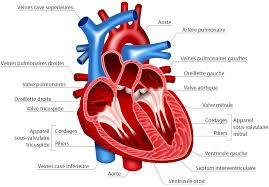
#> input picture health2.jpeg, 269 x 187 px
$ python teste2.py   (older library calls are emulated)
#> lines starting #> are read from the running program, lines starting #| are printed output that depends on the picture; after the words box and inside, x2 and y2 are one past the last pixel; in counts of white or black regions, pixels touching at a corner belong together
from PIL import Image, ImageDraw, ImageFont
from numpy import *
import numpy as np
from pylab import *
import matplotlib.pyplot as plt
import pickle
from scipy.ndimage import filters, measurements, morphology
# A- Load an image
im = Image.open('health2.jpeg')
#> im is the input picture: PIL image 269x187 RGB; mean R, G, B 224.7, 201.6, 205.3
im.show()

""" 1- Resizing an image
image= im.resize((400,300))
image.show() """


""" 2 - Rotate an image
imrotated = im.rotate(90)
imrotated.show()"""


""" 3- Crop an image
### Create a box to defin a region, the region is defined by a 4-tuple, where coordinates are (left, upper, right, lower).
box = (40,30,90,70)
### cropping a region from an image is done using the crop() method.
region = im.crop(box)
region.show()"""


"""
# 4-color conversion to grayscale
im = Image.open('health2.jpeg').convert("L")
im.show()

# Convert using adaptive palette of color depth 8
im = Image.open('health2.jpeg').convert("P", palette=Image.ADAPTIVE, colors=8)
im.show()"""


"""# 5- thumbnail: Réduit ou aggrandit l'image
im.thumbnail((128,128))
im.show()"""

#------ Part 2 ------

"""# 1- from jpeg to jpg
if not im.mode == 'RGB':
  im = im.convert('RGB')
print(im.mode)
im.save('ConvertedImg.jpg', quality=95)"""

"""# 2- from jpg to jpeg
imgJpg = Image.open('ConvertedImg.jpg')
im.save('NewConvertedImg.jpeg', quality=95)
"""

# --------- part 3 --------------

"""
# read image to array
im = array(Image.open("health2.jpeg").convert("L"))
# 1- contour,
# create a new figure
figure()
# to not use colors in the contour
gray()
#show contours with origin upper left corner
contour(im, origin="image")
axis("equal")
axis("off")
figure()
# 2 - Histograme
hist(im.flatten(),128)
show()"""


"""--------- part 4 -------------- """
"""#Anotation
im = array(Image.open("health21.jpeg"))
imshow(im)
print("Please click 3 points")
x = ginput(3)
print("you clicked:",x )
show() """

""" --------- part 5 -------------- """
#Array representation and gray transformation, resizing, averaging and equalizatio
im = array(Image.open("health2.jpeg"))
print(im.shape, im.dtype)
#| (187, 269, 3) uint8

"""# Reverse  :
im = np.flipud(plt.imread('health2.jpeg'))
plt.subplot(2, 1, 1)
plt.imshow(im)
plt.subplot(2, 1, 2)
plt.imshow(np.fliplr(im))
plt.show()"""

# Reziding
"""pil_im = Image.open('health2.jpeg')
im = array(pil_im)
def imresize(im,sz):
    pil_im = Image.fromarray(uint8(im))
    return array(pil_im.resize((sz,sz)))

im2= imresize(im,500)
img2= Image.fromarray(im2)
img2.show()"""


# Avreging

"""image = Image.open('health2.jpeg')

def compute_average(imlist):
    averageim = np.array(Image.open(imlist[0]), 'f')

    for imname in imlist[1:]:
        try:
            averageim += np.array(Image.open(imname))
        except:
            print(imname + '...skipped')
    averageim /= len(imlist)

    return np.array(averageim, 'uint8')

img_shape = np.array(image.convert('L')).shape

Image.open('health2.jpeg').resize((img_shape[1], img_shape[0])).save('health3.jpeg')
Image.open('health21.jpeg').resize((img_shape[1], img_shape[0])).save('health213.jpeg')

imlist = np.array(['health3.jpeg', 'health213.jpeg'])

out_array = compute_average(imlist)

out = Image.fromarray(out_array)
out.show()
save_file = open('averaging', 'ab')

pickle.dump(out, save_file)"""


# """ Histogram equalization of a grayscale image. """
"""image = Image.open('health2.jpeg')
def histeq(im,nbr_bins=256):

# get image histogram
    imhist,bins = histogram(im.flatten(),nbr_bins,normed=True)
    cdf = imhist.cumsum() # cumulative distribution function
    cdf = 255 * cdf / cdf[-1] # normalize
#use linear interpolation of cdf to find new pixel values
    im2 = interp(im.flatten(),bins[:-1],cdf)
    return im2.reshape(im.shape), cdf

im_array = np.array(image.convert('L'))
im2, cdf = histeq(im_array)

out = Image.fromarray(im2)
out.show()

hist(im2.flatten(),128)
show()
save_file = open('histogram-equalization','ab')
pickle.dump(im2, save_file)"""

#PCA
"""
def pca(X):
#get dimensions
    num_data,dim = X.shape
# center data
    mean_X = X.mean(axis=0)
    X = X - mean_X
    if dim>num_data:
# PCA - compact trick used
        M = dot(X,X.T) # covariance matrix
        e,EV = linalg.eigh(M) # Valeurs propres et vecteurs propres
        tmp = dot(X.T,EV).T # this is the compact trick
        V = tmp[::-1] # reverse since last eigenvectors are the ones we want
        S = sqrt(e)[::-1] # inverser puisque les valeurs propres sont en ordre croissant
        for i in range(V.shape[1]):  #shape dimension du tableau
            V[:,i] /= S
    else:
# PCA - SVD used
                U,S,V = linalg.svd(X)
                V = V[:num_data] # only makes sense to return the first num_data
# return the projection matrix, the variance and the mean
    return V,S,mean_X
imPca = array(Image.open('health2.jpeg').convert('L'))
print(pca(imPca))"""

""" --------- part 8 -------------- """
#Gaussian blur
"""image = Image.open('health2.jpeg')
image = np.array(image.convert('L'))

im2 = filters.gaussian_filter(image, 2)
img2= Image.fromarray(im2)
img2.show()
save_file = open('gaussian-blur','ab')

pickle.dump(im2, save_file)"""

#Derivative image
"""image = Image.open('health2.jpeg')

image = np.array(image.convert('L'))

image_x = np.zeros(image.shape)
filters.sobel(image, 1, image_x)

image_y = np.zeros(image.shape)
filters.sobel(image, 0, image_y)

out = np.sqrt(image_x**2 + image_y**2)

Image.fromarray(out).show()

save_file = open('derivative-image','ab')

pickle.dump(out, save_file)"""

#Count Object
from scipy.ndimage import measurements,morphology
# load image and threshold to make sure it is binary
im = array(Image.open("health2.jpeg").convert("L"))
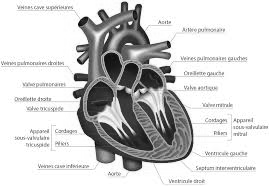
#> im: shape (187, 269); min 5, max 255, mean 209
im = 1*(im<128)
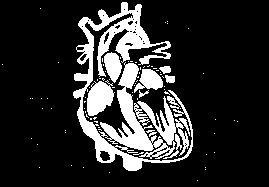
#> im: shape (187, 269) int64; values 0 (black) and 1 (white), 17.6% white; 84 white regions (74 under 20 px), largest, box (x1, y1, x2, y2) and area: (73, 2, 193, 171) 6876, (87, 80, 115, 116) 680, (134, 69, 163, 93) 399
labels, nbr_objects = measurements.label(im)
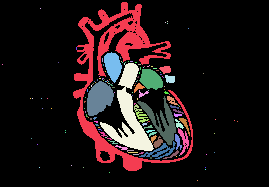
#> labels: shape (187, 269) int32; 156 distinct labels, from 0 to 155; one colour per label, 0 black
#> nbr_objects = 155
print("Number of objects:", nbr_objects)
#| Number of objects: 155

save_file = open('nbr_objects', 'wb')
pickle.dump(nbr_objects, save_file)

$ run again, with health21.jpeg copied over health2.jpeg
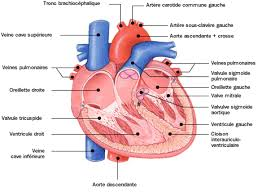
#> input picture health21.jpeg, 262 x 192 px
#> im is the input picture: PIL image 262x192 RGB; mean R, G, B 233.9, 217.3, 220.2
#| (192, 262, 3) uint8
#> `im = 1*(im<128)`:
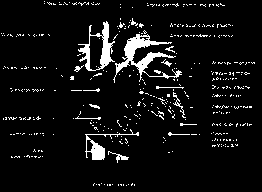
#> im: shape (192, 262) int64; values 0 (black) and 1 (white), 6.7% white; 399 white regions (384 under 20 px), largest, box (x1, y1, x2, y2) and area: (113, 34, 182, 83) 869, (78, 21, 115, 71) 579, (85, 129, 139, 160) 321
#> `labels, nbr_objects = measurements.label(im)`:
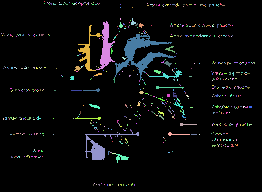
#> labels: shape (192, 262) int32; 671 distinct labels, from 0 to 670; one colour per label, 0 black
#> nbr_objects = 670
#| Number of objects: 670
